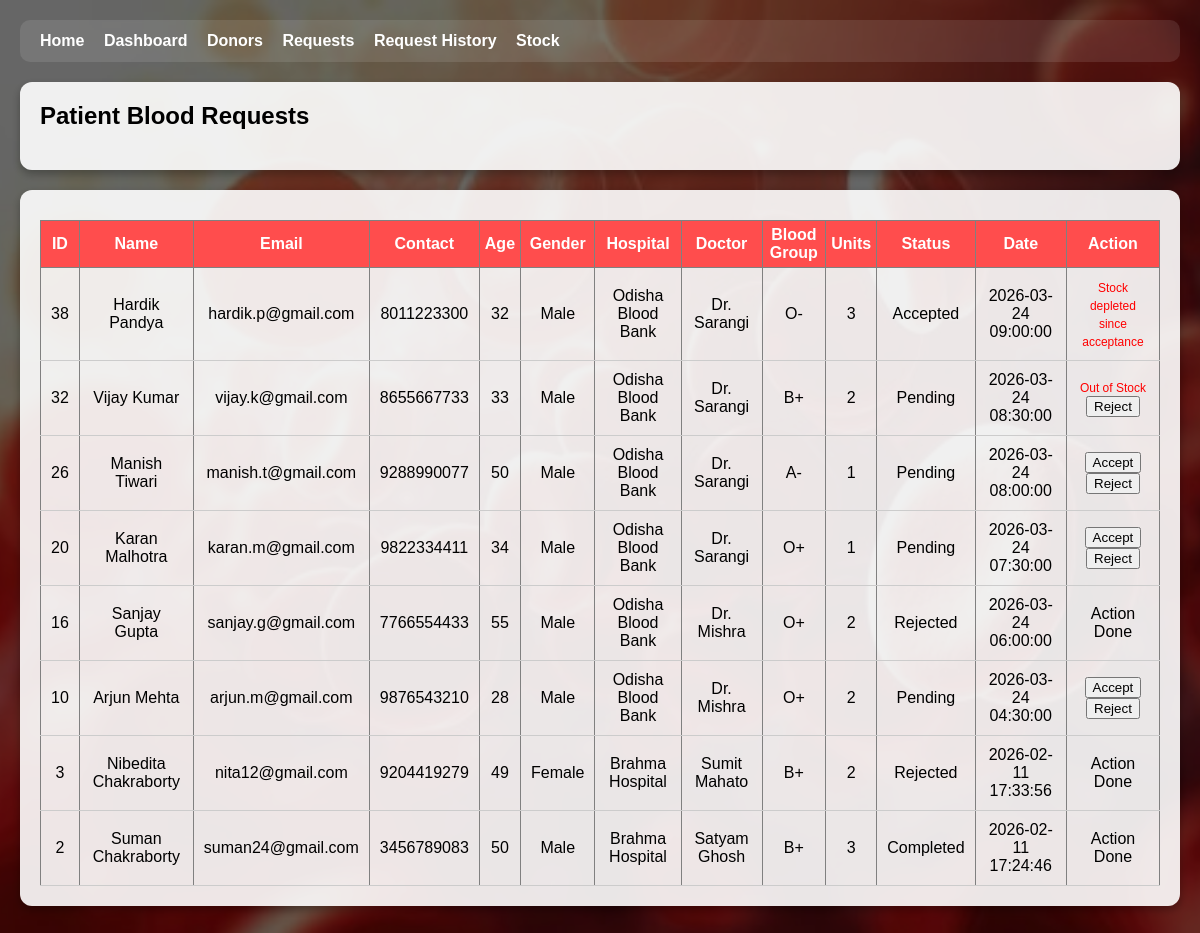
/admin_request_table.php (signed in), run on the app's committed database.
### tables this page shows
CREATE TABLE `requests` (
  `request_id` int(11) NOT NULL,
  `patient_id` int(11) NOT NULL,
  `bank_id` int(11) NOT NULL,
  `hospital_name` varchar(150) NOT NULL,
  `doctor_name` varchar(100) NOT NULL,
  `blood_group` enum('A+','A-','B+','B-','AB+','AB-','O+','O-') NOT NULL,
  `units` int(11) NOT NULL,
  `status` enum('Pending','Accepted','Rejected','Completed') DEFAULT 'Pending',
  `request_date` timestamp NOT NULL DEFAULT current_timestamp()
);

CREATE TABLE `patients` (
  `patient_id` int(11) NOT NULL,
  `name` varchar(100) NOT NULL,
  `email` varchar(100) NOT NULL,
  `contact` varchar(15) NOT NULL,
  `age` int(11) NOT NULL,
  `gender` varchar(10) NOT NULL,
  `blood_group` varchar(5) NOT NULL,
  `password` varchar(255) NOT NULL
);

### admin_request_table.php (the view, shortened to what this page needs)
<?php
$bank_id = $_SESSION['bank_id'];
$sql = "
SELECT r.*,
       p.name, p.email, p.contact, p.age, p.gender
FROM requests r
JOIN patients p ON r.patient_id = p.patient_id
WHERE r.bank_id='$bank_id'
ORDER BY r.request_date DESC
";
$result = mysqli_query($conn, $sql);
?>
<!DOCTYPE html>
<html>
<head>
</head>
<body>
<div class="overlay">
<div class="navbar">
<a href="index.php">Home</a>
<a href="admin_dashboard.php">Dashboard</a>
<a href="admin_donor_view.php">Donors</a>
<a href="admin_request_table.php">Requests</a>
<a href="admin_request_history.php">Request History</a>
<a href="admin_stock_check.php">Stock</a>
</div>
<div class="card">
<h2>Patient Blood Requests</h2>
</div>
<div class="card">
<table border="1" cellpadding="8">
<tr>
<th>ID</th>
<th>Name</th>
<th>Email</th>
<th>Contact</th>
<th>Age</th>
<th>Gender</th>
<th>Hospital</th>
<th>Doctor</th>
<th>Blood Group</th>
<th>Units</th>
<th>Status</th>
<th>Date</th>
<th>Action</th>
</tr>
<?php
while($row = mysqli_fetch_assoc($result)){
?>
<tr>
<td><?php echo $row['request_id']; ?></td>
<td><?php echo $row['name']; ?></td>
<td><?php echo $row['email']; ?></td>
<td><?php echo $row['contact']; ?></td>
<td><?php echo $row['age']; ?></td>
<td><?php echo $row['gender']; ?></td>
<td><?php echo $row['hospital_name']; ?></td>
<td><?php echo $row['doctor_name']; ?></td>
<td><?php echo $row['blood_group']; ?></td>
<td><?php echo $row['units']; ?></td>
<td><?php echo $row['status']; ?></td>
<td><?php echo $row['request_date']; ?></td>
<td>
<?php
$current_bg = $row['blood_group'];
$requested_units = $row['units'];
$stockQuery = mysqli_query($conn, "SELECT units FROM blood_stock WHERE blood_group = '$current_bg' AND bank_id = '$bank_id'");
$stockData = mysqli_fetch_assoc($stockQuery);
$available_units = $stockData['units'] ?? 0;
if($row['status'] == 'Pending'){
    ?>
    <form method="POST">
        <?php if($available_units >= $requested_units): ?>
            <button type="submit" name="action" value="Accepted">Accept</button>
        <?php else: ?>
            <span style="color:red; font-size:12px;">Out of Stock</span>
        <?php endif; ?>
        <button type="submit" name="action" value="Rejected">Reject</button>
    </form>
    <?php
}
elseif($row['status'] == 'Accepted'){
    ?>
    <form method="POST">
        <?php if($available_units >= $requested_units): ?>
            <button type="submit" name="action" value="Completed">Complete</button>
        <?php else: ?>
            <span style="color:red; font-size:12px;">Stock depleted since acceptance</span>
        <?php endif; ?>
    </form>
    <?php
}
else{
    echo "Action Done";
}
}
?>
</table>
</div>
</body>
</html>

### admin_request_table.php (style rules this page uses)
body { margin: 0; font-family: Arial, sans-serif; background: url('background 1.jpg') no-repeat center center fixed; background-size: cover; }
.overlay { background: rgba(0, 0, 0, 0.6); min-height: 100vh; padding: 20px; }
.navbar { background: rgba(255, 255, 255, 0.1); padding: 12px 20px; border-radius: 10px; margin-bottom: 20px; }
.navbar a { color: #fff; text-decoration: none; margin-right: 15px; font-weight: bold; }
.card { background: rgba(255, 255, 255, 0.9); padding: 20px; border-radius: 12px; margin-bottom: 20px; box-shadow: 0 4px 10px rgba(0,0,0,0.3); }
h2, h3 { margin-top: 0; }
table { width: 100%; border-collapse: collapse; margin-top: 10px; }
table th { background: #ff4d4d; color: white; padding: 5px; }
table td { padding: 10px; text-align: center; border-bottom: 1px solid #ccc; }

### data on the page
requests: request_id "38", patient.name "Hardik Pandya", patient.email "hardik.p@gmail.com", patient.contact "8011223300", patient.age "32", patient.gender "Male", hospital_name "Odisha Blood Bank", doctor_name "Dr. Sarangi", blood_group "O-", units "3", status "Accepted", request_date "2026-03-24 09:00:00", shows "Stock depleted since acceptance"
requests: request_id "32", patient.name "Vijay Kumar", patient.email "vijay.k@gmail.com", patient.contact "8655667733", patient.age "33", patient.gender "Male", hospital_name "Odisha Blood Bank", doctor_name "Dr. Sarangi", blood_group "B+", units "2", status "Pending", request_date "2026-03-24 08:30:00", shows "Out of Stock"
requests: request_id "26", patient.name "Manish Tiwari", patient.email "manish.t@gmail.com", patient.contact "9288990077", patient.age "50", patient.gender "Male", hospital_name "Odisha Blood Bank", doctor_name "Dr. Sarangi", blood_group "A-", units "1", status "Pending", request_date "2026-03-24 08:00:00", shows "Accept"
requests: request_id "20", patient.name "Karan Malhotra", patient.email "karan.m@gmail.com", patient.contact "9822334411", patient.age "34", patient.gender "Male", hospital_name "Odisha Blood Bank", doctor_name "Dr. Sarangi", blood_group "O+", units "1", status "Pending", request_date "2026-03-24 07:30:00", shows "Accept"
requests: request_id "16", patient.name "Sanjay Gupta", patient.email "sanjay.g@gmail.com", patient.contact "7766554433", patient.age "55", patient.gender "Male", hospital_name "Odisha Blood Bank", doctor_name "Dr. Mishra", blood_group "O+", units "2", status "Rejected", request_date "2026-03-24 06:00:00", shows "Action Done"
requests: request_id "10", patient.name "Arjun Mehta", patient.email "arjun.m@gmail.com", patient.contact "9876543210", patient.age "28", patient.gender "Male", hospital_name "Odisha Blood Bank", doctor_name "Dr. Mishra", blood_group "O+", units "2", status "Pending", request_date "2026-03-24 04:30:00", shows "Accept"
requests: request_id "3", patient.name "Nibedita Chakraborty", patient.email "nita12@gmail.com", patient.contact "9204419279", patient.age "49", patient.gender "Female", hospital_name "Brahma Hospital", doctor_name "Sumit Mahato", blood_group "B+", units "2", status "Rejected", request_date "2026-02-11 17:33:56", shows "Action Done"
requests: request_id "2", patient.name "Suman Chakraborty", patient.email "suman24@gmail.com", patient.contact "3456789083", patient.age "50", patient.gender "Male", hospital_name "Brahma Hospital", doctor_name "Satyam Ghosh", blood_group "B+", units "3", status "Completed", request_date "2026-02-11 17:24:46", shows "Action Done"
